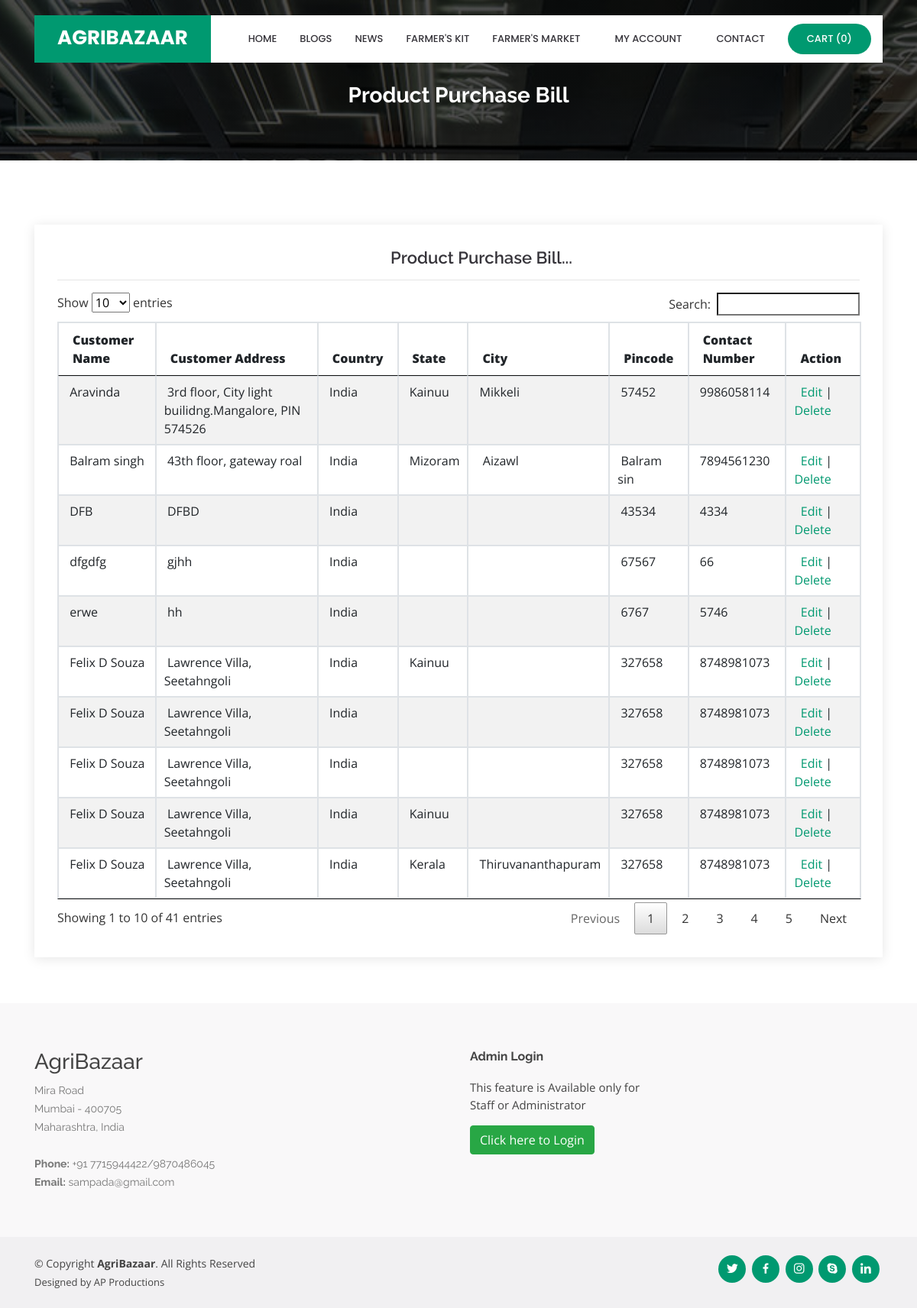
/viewProductpurchasebill.php, run on the app's committed database.
### tables this page shows
CREATE TABLE IF NOT EXISTS `product_purchase_bill` (
  `product_purchase_bill_id` int(10) NOT NULL AUTO_INCREMENT,
  `customer_id` int(10) NOT NULL,
  `country_id` int(10) NOT NULL,
  `state_id` int(10) NOT NULL,
  `city_id` int(10) NOT NULL,
  `customer_name` varchar(25) NOT NULL,
  `customer_address` text NOT NULL,
  `pincode` varchar(10) NOT NULL,
  `customer_contact_number` varchar(15) NOT NULL,
  `purchase_date` date NOT NULL,
  `status` varchar(10) NOT NULL,
  `payment_type` varchar(25) NOT NULL,
  `payment_description` text NOT NULL,
  `seller_id` int(10) NOT NULL,
  PRIMARY KEY (`product_purchase_bill_id`)
);

CREATE TABLE IF NOT EXISTS `country` (
  `country_id` int(10) NOT NULL AUTO_INCREMENT,
  `country` varchar(25) NOT NULL,
  `description` text NOT NULL,
  `status` varchar(10) NOT NULL,
  PRIMARY KEY (`country_id`)
);

CREATE TABLE IF NOT EXISTS `state` (
  `state_id` int(10) NOT NULL AUTO_INCREMENT,
  `country_id` int(10) NOT NULL,
  `state` varchar(25) NOT NULL,
  `description` text NOT NULL,
  `status` varchar(10) NOT NULL,
  PRIMARY KEY (`state_id`)
);

CREATE TABLE IF NOT EXISTS `city` (
  `city_id` int(10) NOT NULL AUTO_INCREMENT,
  `country_id` int(10) NOT NULL,
  `state_id` int(10) NOT NULL,
  `city` varchar(25) NOT NULL,
  `description` text NOT NULL,
  `status` varchar(10) NOT NULL,
  PRIMARY KEY (`city_id`)
);

### viewProductpurchasebill.php (the view, shortened to what this page needs)
<?php
include("header.php");
include("dbconnection.php");
?>
  <main id="main">
    <section id="cta" class="cta">
      <div class="container">
        <div class="text-center" data-aos="zoom-in">
		<br><br>
          <h3>Product Purchase Bill</h3>
        </div>
      </div>
    </section>
    <section id="contact" class="contact">
      <div class="container">
        <div class="row">
          <div class="col-lg-12" data-aos="fade-up" data-aos-delay="100">
            <div class="info mt-4 ">
		<center><h4>Product Purchase Bill...</h4></center><hr>
<?php
							$sql = "SELECT * FROM product_purchase_bill";
							  $qsql = mysqli_query($con,$sql);
							if(mysqli_num_rows($qsql)  == 0)
									{
										echo "<center>There is no Product purchase bill to display!!</center>";
									}
									else
									{
										?>
							<table ID="datatable" class="table table-striped table-bordered"  style="width:100%">
								<THEAD>
							  <tr>
						      <th><strong>Customer Name</strong></th>
						      <th><strong>Customer Address</strong></th>
						      <th><strong>Country</strong></th>
						      <th><strong>State</strong></th>
						      <th><strong>City</strong></th>
						      <th><strong>Pincode</strong></th>
						      <th><strong>Contact Number</strong></th>
                               <th><strong>Action</strong></th>
						      </tr>
								</THEAD>
								<TBODY>
                              <?php
							  while($rs = mysqli_fetch_array($qsql))
							  {
								   $sql1 = "SELECT * FROM country WHERE country_id='$rs[country_id]'";
								  $qsql1 = mysqli_query($con,$sql1);
								  $rs1 = mysqli_fetch_array($qsql1);
							      $sql2 = "SELECT * FROM state WHERE state_id='$rs[state_id]'";
								  $qsql2 = mysqli_query($con,$sql2);
								  $rs2 = mysqli_fetch_array($qsql2);
								  $sql3 = "SELECT * FROM city WHERE city_id='$rs[city_id]'";
								  $qsql3 = mysqli_query($con,$sql3);
								  $rs3 = mysqli_fetch_array($qsql3);
							  echo "
							  <tr>
						      <td>&nbsp;$rs[customer_name]</td>
						      <td>&nbsp;$rs[customer_address]</td>
						      <td>&nbsp;$rs1[country]</td>
						      <td>&nbsp;$rs2[state]</td>
						      <td>&nbsp;$rs3[city]</td>
						      <td>&nbsp;$rs[pincode]</td>
						      <td>&nbsp;$rs[customer_contact_number]</td>
							    <td>&nbsp;  <a href='Productpurchasebill.php?editid=$rs[product_purchase_bill_id]'>Edit</a> |  <a href='viewProductpurchasebill.php?deleteid=$rs[product_purchase_bill_id]'onclick='return delconfirm()'>Delete</a></td>
						      </tr>";
							  }
							  ?>
								</TBODY>
						  </table>
						<?php
						 }
						?>
            </div>
		  </div>
        </div>
      </div>
    </section>
  </main>
<?php
include("footer.php");
?>

### header.php (shortened to what this page needs)
<?php
include("dbconnection.php");
?>
<!DOCTYPE html>
<html lang="en">
<head>
  <link href="assets/vendor/bootstrap/css/bootstrap.min.css" rel="stylesheet">
  <link href="assets/vendor/icofont/icofont.min.css" rel="stylesheet">
  <link href="assets/vendor/boxicons/css/boxicons.min.css" rel="stylesheet">
  <link href="assets/vendor/remixicon/remixicon.css" rel="stylesheet">
  <link href="assets/vendor/venobox/venobox.css" rel="stylesheet">
  <link href="assets/vendor/owl.carousel/assets/owl.carousel.min.css" rel="stylesheet">
  <link href="assets/vendor/aos/aos.css" rel="stylesheet">
  <link href="assets/css/style.css" rel="stylesheet">
  <link href="assets/css/jquery.dataTables.min.css" rel="stylesheet">
</head>
<body>
  <header id="header" class="fixed-top d-flex align-items-center">
    <div class="container">
      <div class="header-container d-flex align-items-center">
        <div class="logo mr-auto">
          <h1 class="text-light"><a href="index.php"><span>AGRIBAZAAR</span></a></h1>
        </div>
        <nav class="nav-menu d-none d-lg-block">
          <ul>
            <li class="<?php
                            if(basename($_SERVER['PHP_SELF']) == "index.php" )
                            {
                              echo ' active ';
                            }
                            ?>"><a href="index.php">Home</a></li>
            <li class="<?php
                            if(basename($_SERVER['PHP_SELF']) == "displayarticles.php" )
                            {
                              echo ' active ';
                            }
                            ?>"><a href="displayarticles.php?articletype=Blog">Blogs</a></li>
            <li class="<?php
                            if(basename($_SERVER['PHP_SELF']) == "displaynews.php" )
                            {
                              echo ' active ';
                            }
                            ?>"><a href="displaynews.php?articletype=News">News</a></li>
            <li class=" <?php
                            if(basename($_SERVER['PHP_SELF']) == "displayproducts.php" )
                            {
                              echo ' active ';
                            }
                            ?>"><a href="displayproducts.php" onclick='window.location=`displayproducts.php`' >Farmer's Kit</a>
            </li>
			<li class="drop-down <?php
                            if(basename($_SERVER['PHP_SELF']) == "displaysales.php" )
                            {
                              echo ' active ';
                            }
                            ?>"><a href="displaysales.php" onclick='window.location=`displaysales.php`'>Farmer's Market</a>
<?php
if(isset($_SESSION[customerid]))
{
?>
<li class="drop-down <?php
                            if(basename($_SERVER['PHP_SELF']) == "customerpanel.php" || basename($_SERVER['PHP_SELF']) == "customerUpdate.php" || basename($_SERVER['PHP_SELF']) == "Customerchngpassword.php"  || basename($_SERVER['PHP_SELF']) == "viewcstpurchasereport.php"  || basename($_SERVER['PHP_SELF']) == "viewpurchaserequest.php"  || basename($_SERVER['PHP_SELF']) == "viewcstpurchaseorder.php"  || basename($_SERVER['PHP_SELF']) == "viewpurchasereport.php"  )
                            {
                              echo ' active ';
                            }
                            ?>" ><a href="">My Account</a>
  <ul>
	<li><a href="customerpanel.php">Customer Panel</a></li>
	<li><a href="viewcstpurchasereport.php">Farmer's Kit Purchase Report</a></li>
    <li><a href="viewpurchaserequest.php">View Farm Produce Purchase request</a></li>
    <li><a href="viewcstpurchaseorder.php">View Farm Produce Purchase Order</a></li>
    <li><a href="viewpurchasereport.php">View Billing Report</a></li>
	<li><a href="customerUpdate.php">Update Profile</a></li>
	<li><a href="Customerchngpassword.php">Change Password</a></li>
	<li><a href="logout.php">Logout</a></li>
  </ul>
</li>
<?php
}
else
{
?>
<li class="drop-down"><a href="">My Account</a>
</li>
<?php
}
?>
			<li><a href="contact.php">Contact</a></li>
<?php
$sqlproduct_purchase_record = "SELECT * FROM  product_purchase_record WHERE customer_id='$_SESSION[customerid]' AND status='Pending'";
$qsqlproduct_purchase_record = mysqli_query($con,$sqlproduct_purchase_record);
if(mysqli_num_rows($qsqlproduct_purchase_record) >= 1)
{
?>
<li class="get-started"><a href="displaycart.php">Cart (<?php echo mysqli_num_rows($qsqlproduct_purchase_record); ?>)</a></li>
<?php
}
else
{
?>
<li class="get-started"><a href="#">Cart (<?php echo mysqli_num_rows($qsqlproduct_purchase_record); ?>)</a></li>
<?php
}
?>
          </ul>
        </nav>
      </div>
    </div>
  </header>

### footer.php (shortened to what this page needs)
  <footer id="footer">
    <div class="footer-top">
      <div class="container">
        <div class="row">
          <div class="col-lg-6 col-md-6 footer-contact">
            <h3>AgriBazaar</h3>
            <p>
              Mira Road<br>
              Mumbai - 400705<br>
              Maharashtra, India <br><br>
              <strong>Phone:</strong> +91 7715944422/9870486045<br>
              <strong>Email:</strong> sampada@gmail.com<br>
            </p>
          </div>
          <div class="col-lg-6 col-md-6 footer-newsletter">
            <h4>Admin Login</h4>
            <p>This feature is Available only for<br>Staff or Administrator</p>
            <button class="btn btn-success" type="submit" onclick="window.location='adminloginpanel.php';">Click here to Login</button>
          </div>
        </div>
      </div>
    </div>
    <div class="container d-md-flex py-4">
      <div class="mr-md-auto text-center text-md-left">
        <div class="copyright">
          &copy; Copyright <strong><span>AgriBazaar</span></strong>. All Rights Reserved
        </div>
        <div class="credits">
          Designed by AP Productions
        </div>
      </div>
      <div class="social-links text-center text-md-right pt-3 pt-md-0">
        <a href="#" class="twitter"><i class="bx bxl-twitter"></i></a>
        <a href="https://www.facebook.com/apel.khan.77" class="facebook"><i class="bx bxl-facebook"></i></a>
        <a href="#" class="instagram"><i class="bx bxl-instagram"></i></a>
        <a href="#" class="google-plus"><i class="bx bxl-skype"></i></a>
        <a href="#" class="linkedin"><i class="bx bxl-linkedin"></i></a>
      </div>
    </div>
  </footer>
  <link href="assets/js/dataTables.responsive.min.js" rel="stylesheet">
</body>
</html>

### assets/css/style.css (style rules this page uses)
body { font-family: "Open Sans", sans-serif; color: #444444; }
a { color: #009970; }
h1, h2, h3, h4, h5, h6 { font-family: "Raleway", sans-serif; }
#header { transition: all 0.5s; z-index: 997; transition: all 0.5s; top: 20px; }
#header .header-container { background: #fff; }
#header .logo { overflow: hidden; padding: 16px 30px 12px 30px; background: #009970; }
#header .logo h1 { font-size: 26px; padding: 0; line-height: 1; font-weight: 700; font-family: "Poppins", sans-serif; }
#header .logo h1 a, #header .logo h1 a:hover { color: #fff; text-decoration: none; }
.nav-menu, .nav-menu * { margin: 0; padding: 0; list-style: none; }
.nav-menu > ul > li { position: relative; white-space: nowrap; float: left; }
.nav-menu a { display: block; position: relative; color: #36343a; padding: 10px 15px; transition: 0.3s; font-size: 13px; font-weight: 500; text-transform: uppercase; font-family: "Poppins", sans-serif; }
.nav-menu .get-started a { background: #009970; color: #fff; border-radius: 50px; margin: 0 15px; padding: 10px 25px; }
.nav-menu .drop-down > a:after { content: "\ea99"; font-family: IcoFont; padding-left: 5px; }
.mobile-nav { position: fixed; top: 55px; right: 15px; bottom: 15px; left: 15px; z-index: 9999; overflow-y: auto; background: #fff; transition: ease-in-out 0.2s; opacity: 0; visibility: hidden; border-radius: 10px; padding: 10px 0; }
.mobile-nav * { margin: 0; padding: 0; list-style: none; }
.mobile-nav a { display: block; position: relative; color: #36343a; padding: 10px 20px; font-weight: 500; outline: none; }
.mobile-nav .get-started { text-align: center; }
.mobile-nav .get-started a { background: #009970; color: #fff; border-radius: 50px; margin: 0 15px; padding: 10px 25px; display: inline-block; }
.mobile-nav .drop-down > a:after { content: "\ea99"; font-family: IcoFont; padding-left: 10px; position: absolute; right: 15px; }
.mobile-nav .drop-down > a { padding-right: 35px; }
section { padding: 60px 0; overflow: hidden; }
.cta { background: linear-gradient(rgba(2, 2, 2, 0.7), rgba(0, 0, 0, 0.7)), url("../img/cta-bg.jpg") fixed center center; background-size: cover; padding: 60px 0; }
.cta h3 { color: #fff; font-size: 28px; font-weight: 700; }
.contact .info { padding: 30px; width: 100%; background: #fff; box-shadow: 0px 2px 15px rgba(0, 0, 0, 0.1); }
.contact .info h4 { padding: 0 0 0 60px; font-size: 22px; font-weight: 600; margin-bottom: 5px; color: #36343a; }
#footer { color: #444444; font-size: 14px; background: #f1f0f2; }
#footer .footer-top { padding: 60px 0 30px 0; background: #f9f8f9; }
#footer .footer-top .footer-contact { margin-bottom: 30px; }
#footer .footer-top .footer-contact p { font-size: 14px; line-height: 24px; margin-bottom: 0; font-family: "Raleway", sans-serif; color: #777777; }
#footer .footer-top h4 { font-size: 16px; font-weight: bold; color: #444444; position: relative; padding-bottom: 12px; }
#footer .footer-newsletter { font-size: 15px; }
#footer .footer-newsletter h4 { font-size: 16px; font-weight: bold; color: #444444; position: relative; padding-bottom: 12px; }
#footer .credits { padding-top: 5px; font-size: 13px; color: #444444; }
#footer .social-links a { font-size: 18px; display: inline-block; background: #009970; color: #fff; line-height: 1; padding: 8px 0; margin-right: 4px; border-radius: 50%; text-align: center; width: 36px; height: 36px; transition: 0.3s; }

### data on the page
product_purchase_bill: customer_name "DFB", customer_address "DFBD", country.country "India", pincode "43534", customer_contact_number "4334"
product_purchase_bill: customer_name "dfgdfg", customer_address "gjhh", country.country "India", pincode "67567", customer_contact_number "66"
product_purchase_bill: customer_name "erwe", customer_address "hh", country.country "India", pincode "6767", customer_contact_number "5746"
product_purchase_bill: customer_name "Aravinda", customer_address "3rd floor, City light builidng.Mangalore, PIN 574526", country.country "India", state.state "Kainuu", city.city "Mikkeli", pincode "57452", customer_contact_number "9986058114"
product_purchase_bill: customer_name "Felix D Souza", customer_address "Lawrence Villa, Seetahngoli", country.country "India", state.state "Kainuu", pincode "327658", customer_contact_number "8748981073"
product_purchase_bill: customer_name "Felix D Souza", customer_address "Lawrence Villa, Seetahngoli", country.country "India", pincode "327658", customer_contact_number "8748981073"
product_purchase_bill: customer_name "Felix D Souza", customer_address "Lawrence Villa, Seetahngoli", country.country "India", pincode "327658", customer_contact_number "8748981073"
product_purchase_bill: customer_name "Felix D Souza", customer_address "Lawrence Villa, Seetahngoli", country.country "India", state.state "Kainuu", pincode "327658", customer_contact_number "8748981073"
product_purchase_bill: customer_name "Felix D Souza", customer_address "Lawrence Villa, Seetahngoli", country.country "India", state.state "Kerala", city.city "Thiruvananthapuram", pincode "327658", customer_contact_number "8748981073"
product_purchase_bill: customer_name "Balram singh", customer_address "43th floor, gateway roal", country.country "India", state.state "Mizoram", city.city "Aizawl", pincode "Balram sin", customer_contact_number "7894561230"

### other printed values
mysqli_num_rows($qsqlproduct_purchase_record) "0"
